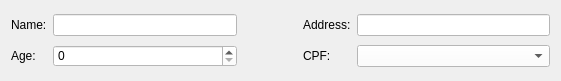
     <widget class="QWidget" name="gridLayoutWidget">
      <property name="geometry">
       <rect>
        <x>20</x>
        <y>0</y>
        <width>561</width>
        <height>81</height>
       </rect>
      </property>
      <layout class="QGridLayout" name="gridLayout_2">
       <item row="0" column="2">
        <spacer name="horizontalSpacer">
         <property name="orientation">
          <enum>Qt::Horizontal</enum>
         </property>
         <property name="sizeType">
          <enum>QSizePolicy::Fixed</enum>
         </property>
         <property name="sizeHint" stdset="0">
          <size>
           <width>60</width>
           <height>20</height>
          </size>
         </property>
        </spacer>
       </item>
       <item row="0" column="3">
        <widget class="QLabel" name="client_lbl_address">
         <property name="text">
          <string>Address:</string>
         </property>
        </widget>
       </item>
       <item row="1" column="0">
        <widget class="QLabel" name="client_lbl_age">
         <property name="text">
          <string>Age:</string>
         </property>
        </widget>
       </item>
       <item row="0" column="0">
        <widget class="QLabel" name="client_lbl_name">
         <property name="text">
          <string>Name:</string>
         </property>
        </widget>
       </item>
       <item row="1" column="3">
        <widget class="QLabel" name="client_lbl_cpf">
         <property name="text">
          <string>CPF:</string>
         </property>
        </widget>
       </item>
       <item row="0" column="1">
        <widget class="QLineEdit" name="client_input_name">
         <property name="palette">
          <palette>
           <active>
            <colorrole role="Button">
             <brush brushstyle="SolidPattern">
              <color alpha="255">
               <red>255</red>
               <green>255</green>
               <blue>255</blue>
              </color>
             </brush>
            </colorrole>
            <colorrole role="Base">
             <brush brushstyle="SolidPattern">
              <color alpha="255">
               <red>255</red>
               <green>255</green>
               <blue>255</blue>
              </color>
             </brush>
            </colorrole>
            <colorrole role="Window">
             <brush brushstyle="SolidPattern">
              <color alpha="255">
               <red>255</red>
               <green>255</green>
               <blue>255</blue>
              </color>
             </brush>
            </colorrole>
            <colorrole role="Highlight">
             <brush brushstyle="SolidPattern">
              <color alpha="255">
               <red>254</red>
               <green>144</green>
               <blue>7</blue>
              </color>
             </brush>
            </colorrole>
            <colorrole role="AlternateBase">
             <brush brushstyle="SolidPattern">
              <color alpha="255">
               <red>111</red>
               <green>161</green>
               <blue>143</blue>
              </color>
             </brush>
            </colorrole>
           </active>
           <inactive>
            <colorrole role="Button">
             <brush brushstyle="SolidPattern">
              <color alpha="255">
               <red>255</red>
               <green>255</green>
               <blue>255</blue>
              </color>
             </brush>
            </colorrole>
            <colorrole role="Base">
             <brush brushstyle="SolidPattern">
              <color alpha="255">
               <red>255</red>
               <green>255</green>
               <blue>255</blue>
              </color>
             </brush>
            </colorrole>
            <colorrole role="Window">
             <brush brushstyle="SolidPattern">
              <color alpha="255">
               <red>255</red>
               <green>255</green>
               <blue>255</blue>
              </color>
             </brush>
            </colorrole>
            <colorrole role="Highlight">
             <brush brushstyle="SolidPattern">
              <color alpha="255">
               <red>254</red>
               <green>144</green>
               <blue>7</blue>
              </color>
             </brush>
            </colorrole>
            <colorrole role="AlternateBase">
             <brush brushstyle="SolidPattern">
              <color alpha="255">
               <red>111</red>
               <green>161</green>
               <blue>143</blue>
              </color>
             </brush>
            </colorrole>
           </inactive>
           <disabled>
            <colorrole role="Button">
             <brush brushstyle="SolidPattern">
              <color alpha="255">
               <red>255</red>
               <green>255</green>
               <blue>255</blue>
              </color>
             </brush>
            </colorrole>
            <colorrole role="Base">
             <brush brushstyle="SolidPattern">
              <color alpha="255">
               <red>255</red>
               <green>255</green>
               <blue>255</blue>
              </color>
             </brush>
            </colorrole>
            <colorrole role="Window">
             <brush brushstyle="SolidPattern">
              <color alpha="255">
               <red>255</red>
               <green>255</green>
               <blue>255</blue>
              </color>
             </brush>
            </colorrole>
            <colorrole role="Highlight">
             <brush brushstyle="SolidPattern">
              <color alpha="255">
               <red>254</red>
               <green>144</green>
               <blue>7</blue>
              </color>
             </brush>
            </colorrole>
            <colorrole role="AlternateBase">
             <brush brushstyle="SolidPattern">
              <color alpha="255">
               <red>111</red>
               <green>161</green>
               <blue>143</blue>
              </color>
             </brush>
            </colorrole>
           </disabled>
          </palette>
         </property>
         <property name="styleSheet">
          <string notr="true">background-color: rgb(255, 255, 255);
border-color: rgb(255, 255, 255);</string>
         </property>
        </widget>
       </item>
       <item row="1" column="1">
        <widget class="QSpinBox" name="client_input_age">
         <property name="palette">
          <palette>
           <active>
            <colorrole role="Button">
             <brush brushstyle="SolidPattern">
              <color alpha="255">
               <red>255</red>
               <green>255</green>
               <blue>255</blue>
              </color>
             </brush>
            </colorrole>
            <colorrole role="Base">
             <brush brushstyle="SolidPattern">
              <color alpha="255">
               <red>255</red>
               <green>255</green>
               <blue>255</blue>
              </color>
             </brush>
            </colorrole>
            <colorrole role="Window">
             <brush brushstyle="SolidPattern">
              <color alpha="255">
               <red>255</red>
               <green>255</green>
               <blue>255</blue>
              </color>
             </brush>
            </colorrole>
            <colorrole role="Highlight">
             <brush brushstyle="SolidPattern">
              <color alpha="255">
               <red>254</red>
               <green>144</green>
               <blue>7</blue>
              </color>
             </brush>
            </colorrole>
            <colorrole role="AlternateBase">
             <brush brushstyle="SolidPattern">
              <color alpha="255">
               <red>111</red>
               <green>161</green>
               <blue>143</blue>
              </color>
             </brush>
            </colorrole>
           </active>
           <inactive>
            <colorrole role="Button">
             <brush brushstyle="SolidPattern">
              <color alpha="255">
               <red>255</red>
               <green>255</green>
               <blue>255</blue>
              </color>
             </brush>
            </colorrole>
            <colorrole role="Base">
             <brush brushstyle="SolidPattern">
              <color alpha="255">
               <red>255</red>
               <green>255</green>
               <blue>255</blue>
              </color>
             </brush>
            </colorrole>
            <colorrole role="Window">
             <brush brushstyle="SolidPattern">
              <color alpha="255">
               <red>255</red>
               <green>255</green>
               <blue>255</blue>
              </color>
             </brush>
            </colorrole>
            <colorrole role="Highlight">
             <brush brushstyle="SolidPattern">
              <color alpha="255">
               <red>254</red>
               <green>144</green>
               <blue>7</blue>
              </color>
             </brush>
            </colorrole>
            <colorrole role="AlternateBase">
             <brush brushstyle="SolidPattern">
              <color alpha="255">
               <red>111</red>
               <green>161</green>
               <blue>143</blue>
              </color>
             </brush>
            </colorrole>
           </inactive>
           <disabled>
            <colorrole role="Button">
             <brush brushstyle="SolidPattern">
              <color alpha="255">
               <red>255</red>
               <green>255</green>
               <blue>255</blue>
              </color>
             </brush>
            </colorrole>
            <colorrole role="Base">
             <brush brushstyle="SolidPattern">
              <color alpha="255">
               <red>255</red>
               <green>255</green>
               <blue>255</blue>
              </color>
             </brush>
            </colorrole>
            <colorrole role="Window">
             <brush brushstyle="SolidPattern">
              <color alpha="255">
               <red>255</red>
               <green>255</green>
               <blue>255</blue>
              </color>
             </brush>
            </colorrole>
            <colorrole role="Highlight">
             <brush brushstyle="SolidPattern">
              <color alpha="255">
               <red>254</red>
               <green>144</green>
               <blue>7</blue>
              </color>
             </brush>
            </colorrole>
            <colorrole role="AlternateBase">
             <brush brushstyle="SolidPattern">
              <color alpha="255">
               <red>111</red>
               <green>161</green>
               <blue>143</blue>
              </color>
             </brush>
            </colorrole>
           </disabled>
          </palette>
         </property>
         <property name="styleSheet">
          <string notr="true">background-color: rgb(255, 255, 255);
border-color: rgb(255, 255, 255);</string>
         </property>
         <property name="maximum">
          <number>130</number>
         </property>
        </widget>
       </item>
       <item row="0" column="4">
        <widget class="QLineEdit" name="client_input_address">
         <property name="palette">
          <palette>
           <active>
            <colorrole role="Button">
             <brush brushstyle="SolidPattern">
              <color alpha="255">
               <red>255</red>
               <green>255</green>
               <blue>255</blue>
              </color>
             </brush>
            </colorrole>
            <colorrole role="Base">
             <brush brushstyle="SolidPattern">
              <color alpha="255">
               <red>255</red>
               <green>255</green>
               <blue>255</blue>
              </color>
             </brush>
            </colorrole>
            <colorrole role="Window">
             <brush brushstyle="SolidPattern">
              <color alpha="255">
               <red>255</red>
               <green>255</green>
               <blue>255</blue>
              </color>
             </brush>
            </colorrole>
            <colorrole role="Highlight">
             <brush brushstyle="SolidPattern">
              <color alpha="255">
               <red>254</red>
               <green>144</green>
               <blue>7</blue>
              </color>
             </brush>
            </colorrole>
            <colorrole role="AlternateBase">
             <brush brushstyle="SolidPattern">
              <color alpha="255">
               <red>111</red>
               <green>161</green>
               <blue>143</blue>
              </color>
             </brush>
            </colorrole>
           </active>
           <inactive>
            <colorrole role="Button">
             <brush brushstyle="SolidPattern">
              <color alpha="255">
               <red>255</red>
               <green>255</green>
               <blue>255</blue>
              </color>
             </brush>
            </colorrole>
            <colorrole role="Base">
             <brush brushstyle="SolidPattern">
              <color alpha="255">
               <red>255</red>
               <green>255</green>
               <blue>255</blue>
              </color>
             </brush>
            </colorrole>
            <colorrole role="Window">
             <brush brushstyle="SolidPattern">
              <color alpha="255">
               <red>255</red>
               <green>255</green>
               <blue>255</blue>
              </color>
             </brush>
            </colorrole>
            <colorrole role="Highlight">
             <brush brushstyle="SolidPattern">
              <color alpha="255">
               <red>254</red>
               <green>144</green>
               <blue>7</blue>
              </color>
             </brush>
            </colorrole>
            <colorrole role="AlternateBase">
             <brush brushstyle="SolidPattern">
              <color alpha="255">
               <red>111</red>
               <green>161</green>
               <blue>143</blue>
              </color>
             </brush>
            </colorrole>
           </inactive>
           <disabled>
            <colorrole role="Button">
             <brush brushstyle="SolidPattern">
              <color alpha="255">
               <red>255</red>
               <green>255</green>
               <blue>255</blue>
              </color>
             </brush>
            </colorrole>
            <colorrole role="Base">
             <brush brushstyle="SolidPattern">
              <color alpha="255">
               <red>255</red>
               <green>255</green>
               <blue>255</blue>
              </color>
             </brush>
            </colorrole>
            <colorrole role="Window">
             <brush brushstyle="SolidPattern">
              <color alpha="255">
               <red>255</red>
               <green>255</green>
               <blue>255</blue>
              </color>
             </brush>
            </colorrole>
            <colorrole role="Highlight">
             <brush brushstyle="SolidPattern">
              <color alpha="255">
               <red>254</red>
               <green>144</green>
               <blue>7</blue>
              </color>
             </brush>
            </colorrole>
            <colorrole role="AlternateBase">
             <brush brushstyle="SolidPattern">
              <color alpha="255">
               <red>111</red>
               <green>161</green>
               <blue>143</blue>
              </color>
             </brush>
            </colorrole>
           </disabled>
          </palette>
         </property>
         <property name="styleSheet">
          <string notr="true">background-color: rgb(255, 255, 255);
border-color: rgb(255, 255, 255);</string>
         </property>
        </widget>
       </item>
       <item row="1" column="4">
        <widget class="QComboBox" name="client_input_cpf">
         <property name="minimumSize">
          <size>
           <width>193</width>
           <height>22</height>
          </size>
         </property>
         <property name="maximumSize">
          <size>
           <width>193</width>
           <height>22</height>
          </size>
         </property>
         <property name="styleSheet">
          <string notr="true">background-color: rgb(255, 255, 255);
border-color: rgb(255, 255, 255);</string>
         </property>
        </widget>
       </item>
      </layout>
      <zorder>client_lbl_cpf</zorder>
      <zorder>client_lbl_name</zorder>
      <zorder>client_lbl_age</zorder>
      <zorder>client_lbl_address</zorder>
      <zorder>client_input_name</zorder>
      <zorder>client_input_age</zorder>
      <zorder>client_input_address</zorder>
      <zorder>client_input_cpf</zorder>
     </widget>
